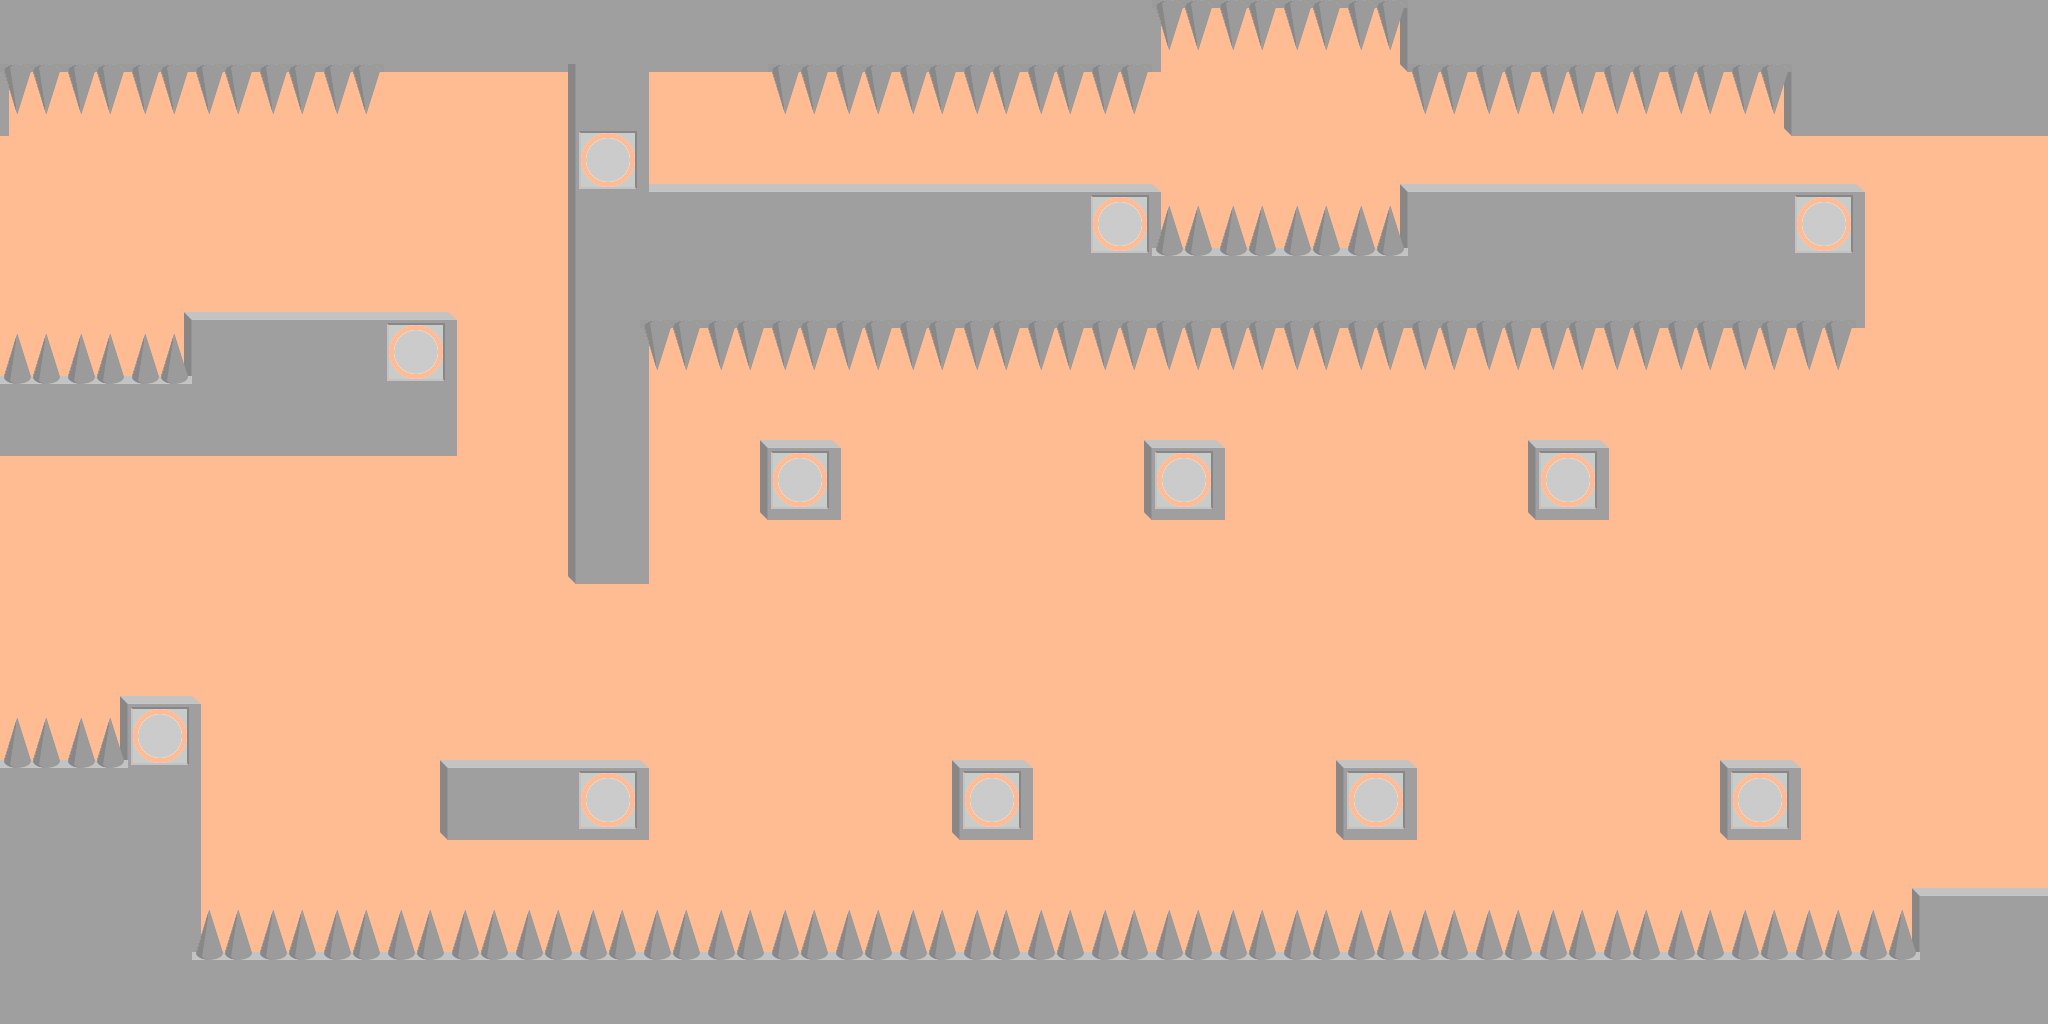

Rendered tile map (Tiled .tmx) drawn with the repository's tilesets; below, a short description and the map source with its tile grids summarised:
An orthogonal 32x16 tile map with 64x64 px tiles, 6 tile layers (borderTop, borderBottom, borderLeft, borderRight, ...).

<map version="1.0" orientation="orthogonal" renderorder="right-down" width="32" height="16" tilewidth="64" tileheight="64" backgroundcolor="#ffbb92" nextobjectid="4">
 <properties>
  <property name="endBottom" value="14" />
  <property name="endTop" value="1" />
  <property name="prevSection" value="section4a" />
  <property name="startBottom" value="14" />
  <property name="startTop" value="1" />
 </properties>
 <tileset firstgid="1" name="boxes_map" tilewidth="64" tileheight="64" tilecount="20">
  <image source="../boxes_map.png" width="320" height="256" />
  <tile id="1">
   <properties>
    <property name="type" value="spike" />
   </properties>
  </tile>
  <tile id="2">
   <properties>
    <property name="type" value="activator" />
   </properties>
  </tile>
  <tile id="3">
   <properties>
    <property name="type" value="spike" />
   </properties>
  </tile>
  <tile id="11">
   <properties>
    <property name="type" value="brick" />
   </properties>
  </tile>
 </tileset>
 <layer name="borderTop" width="32" height="16">
  <data>[512 cells, 31 non-empty, 1 distinct tile ids]</data>
 </layer>
 <layer name="borderBottom" width="32" height="16">
  <data>[512 cells, 26 non-empty, 1 distinct tile ids]</data>
 </layer>
 <layer name="borderLeft" width="32" height="16">
  <data>[512 cells, 21 non-empty, 1 distinct tile ids]</data>
 </layer>
 <layer name="borderRight" width="32" height="16">
  <data>[512 cells, 24 non-empty, 1 distinct tile ids]</data>
 </layer>
 <layer name="borderCorners" width="32" height="16">
  <data>[512 cells, 44 non-empty, 4 distinct tile ids]</data>
 </layer>
 <layer name="level" width="32" height="16">
  <data>[512 cells, 215 non-empty, 4 distinct tile ids]</data>
 </layer>
</map>
